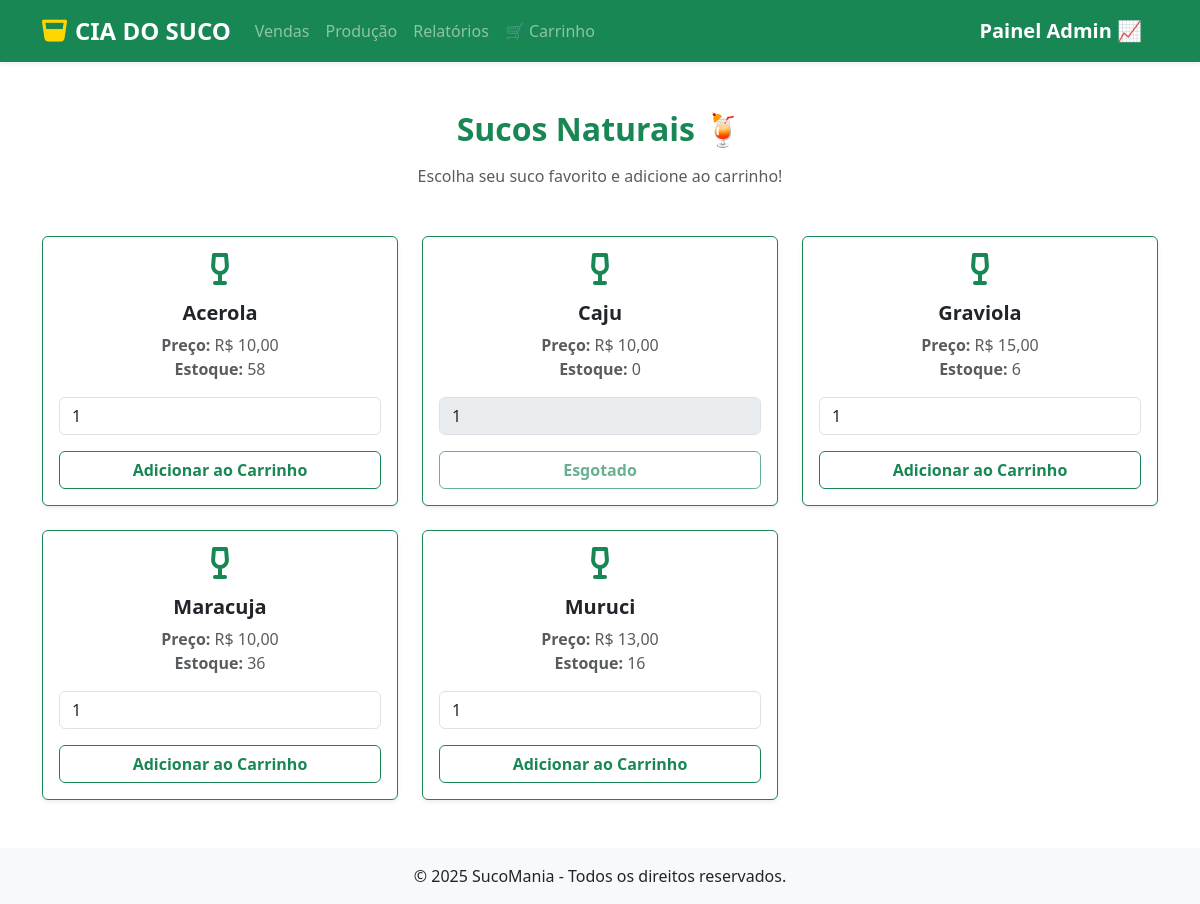
Screenshot of /sucos/ with the database file from the repository.
### sucos/models.py (models this page shows, shortened)
class Product(models.Model):
    title = models.CharField(max_length= 100, verbose_name='Titutlo')
    ingredient  = models.ForeignKey('Ingredient', on_delete=models.PROTECT,related_name='products', verbose_name='Ingrediente')
    quantity = models.PositiveBigIntegerField(default=0, verbose_name='Quantidade em Estoque')
    category = models.ForeignKey(Category, on_delete= models.PROTECT, related_name='products', verbose_name='Categoria')
    price = models.DecimalField(max_digits=10, decimal_places=2, verbose_name='Preço')
    is_active = models.BooleanField(default=True, verbose_name='Ativo')
    description = models.TextField(null=True, blank=True, verbose_name='Descrição')
    created_at = models.DateTimeField(auto_now_add=True, verbose_name='Criado em')
    updated_at = models.DateTimeField(auto_now=True, verbose_name='Atualizado em')
    class Meta:
        ordering = ['title']
        verbose_name = 'Produto'

### sucos/views.py (the view)
# urls.py: path('sucos/', listar_sucos, name='sucos'),
def listar_sucos(request):
    sucos = Product.objects.filter(category__name='Suco', is_active = True )
    return render(request, 'produtos/suco.html', {'sucos':sucos})

### sucos/templates/produtos/suco.html (shortened to what this page needs)
{% extends 'venda.html' %}
{% load static %}
{% block menu %}
<nav class="navbar navbar-expand-lg navbar-dark bg-success shadow-sm">
    <div class="container">
        <a class="navbar-brand d-flex align-items-center" href="{% url 'inicio' %}">
            <i class="fas fa-glass-whiskey fa-lg me-2" style="color: #FFD700;"></i>
            <span class="fw-bold fs-4">CIA DO SUCO</span>
        </a>
        <div class="collapse navbar-collapse" id="navbarNav">
            <ul class="navbar-nav me-auto">
                <li class="nav-item"><a class="nav-link" href="{% url 'venda' %}">Vendas</a></li>
                <li class="nav-item"><a class="nav-link" href="{% url 'sucos-producao' %}">Produção</a></li>
                <li class="nav-item"><a class="nav-link" href="{% url 'relatorio' %}">Relatórios</a></li>
                <li class="nav-item"><a class="nav-link" href="{% url 'ver_carrinho' %}">🛒 Carrinho</a></li>
            </ul>
            <a class="navbar-brand text-white" href="{% url 'admin:index' %}">
                <span class="fw-bold fs-5">Painel Admin 📈</span>
            </a>
        </div>
    </div>
</nav>
{% endblock %}
{% block conteudo %}
<div class="container py-5">
    <h2 class="text-center text-success fw-bold mb-3">Sucos Naturais 🍹</h2>
    <p class="text-center text-muted mb-5">Escolha seu suco favorito e adicione ao carrinho!</p>
    {% if sucos %}
        <div class="row g-4">
            {% for suco in sucos %}
            <div class="col-md-4">
                <div class="card border-success shadow-sm h-100">
                    <div class="card-body text-center">
                        <i class="fas fa-wine-glass-alt fa-2x text-success mb-3"></i>
                        <h5 class="card-title fw-bold">{{ suco.title }}</h5>
                        <p class="card-text text-muted">
                            <strong>Preço:</strong> R$ {{ suco.price }} <br>
                            <strong>Estoque:</strong> {{ suco.quantity }}
                        </p>
                        <form method="post" action="{% url 'adicionar_carrinho' %}">
                            <div class="input-group mb-3">
                                <input type="number"
                                       name="quantidade"
                                       value="1"
                                       min="1"
                                       max="{{ suco.quantity }}"
                                       class="form-control"
                                       placeholder="Quantidade"
                                       {% if suco.quantity == 0 %}disabled{% endif %}>
                            </div>
                            <button type="submit"
                                    class="btn btn-outline-success w-100 fw-bold"
                                    {% if suco.quantity == 0 %}disabled{% endif %}>
                                {% if suco.quantity == 0 %}Esgotado{% else %}Adicionar ao Carrinho{% endif %}
                            </button>
                        </form>
                    </div>
                </div>
            </div>
            {% endfor %}
        </div>
    {% else %}
        <div class="alert alert-warning text-center mt-4" role="alert">
            Nenhum suco disponível no momento! 😢
        </div>
    {% endif %}
</div>
{% endblock %}

### rows the page displays
Product: title "Acerola", price "10,00", quantity "58", quantidade "1", shows "Adicionar ao Carrinho"
Product: title "Caju", price "10,00", quantity "0", quantidade "1", shows "Esgotado"
Product: title "Graviola", price "15,00", quantity "6", quantidade "1", shows "Adicionar ao Carrinho"
Product: title "Maracuja", price "10,00", quantity "36", quantidade "1", shows "Adicionar ao Carrinho"
Product: title "Muruci", price "13,00", quantity "16", quantidade "1", shows "Adicionar ao Carrinho"
